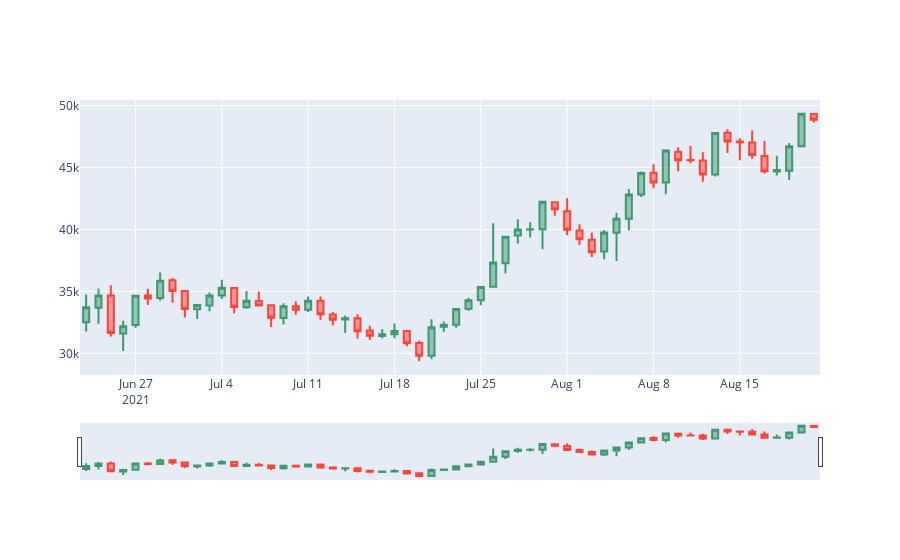

The notebook cell this image was saved under:
### Code cell
import plotly.graph_objects as go
fig = go.Figure(data=[go.Candlestick(x=data['Date'],
                open=data['Open'],
                high=data['High'],
                low=data['Low'],
                close=data['Close'])])
fig.update_layout(yaxis=dict(
       autorange = True,
       fixedrange= False
   ))

fig.show()
